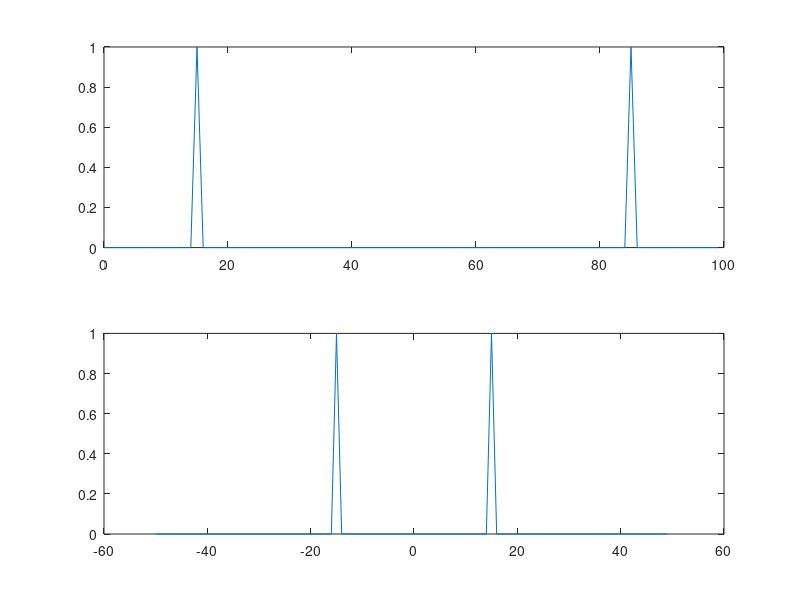
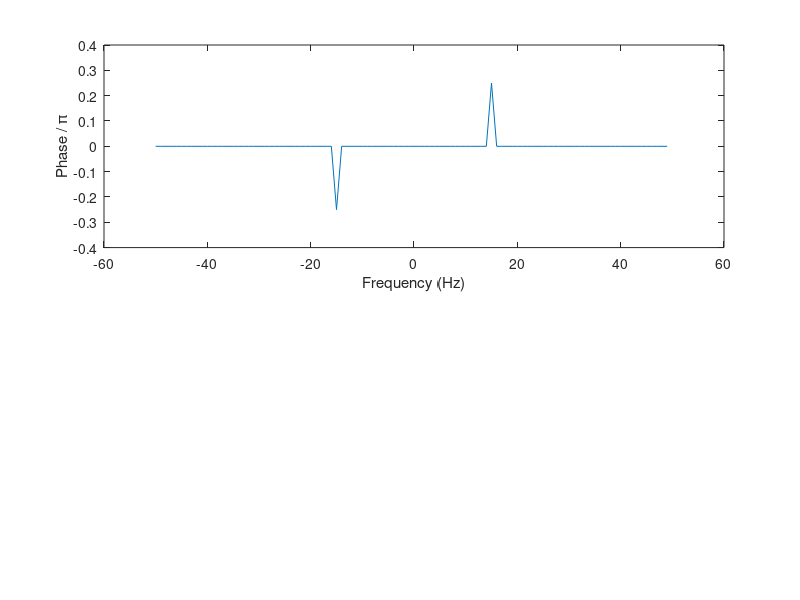

These charts were generated, in order, by the following MATLAB code:
tstart = 0;
tend = 1;
fs = 100;
ts = 1/fs;

t = tstart:ts:tend-ts;
N = length(t);
x1 = cos(2*pi*15*t + pi/4);

figure();
subplot(2,1,1)
freq1 = 0:fs/N:(N-1)*fs/N; 
 x1f = fft(x1);
 first_eq = abs(x1f)/max(abs(x1f));
 plot(freq1,first_eq)

subplot(2,1,2)
freq2 = -fs/2:fs/N:fs/2-fs/N;
x2f = fftshift(fft(x1));
second_eq = abs(x2f)/max(abs(x2f));
plot(freq2,second_eq)

figure();
subplot(2,1,1)
tol = 1e-6;
x2f(abs(x2f) < tol) = 0;
theta = angle(x2f);
plot(freq2,theta/pi)
xlabel 'Frequency (Hz)'
ylabel 'Phase / \pi'